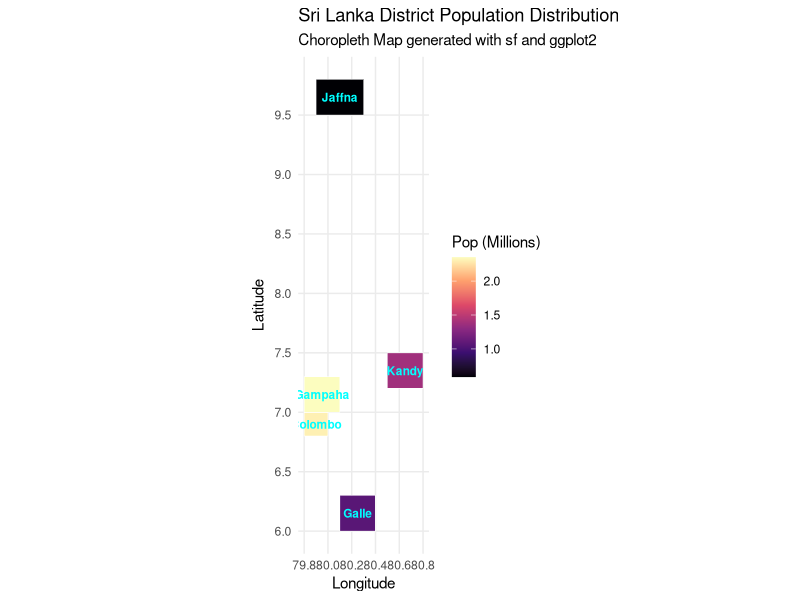

Write R code to recreate this figure.
# ============================================
#  Sri Lanka District Map  —  Day 19 of R 30-day plan
#  Author: Umesh Tharuka Malaviarachchi
#  Learning Goal: sf, ggplot2, choropleth map visualization
# ============================================

# install.packages("sf")
# install.packages("ggplot2")

library(ggplot2)

cat("=========================================\n")
cat("          SRI LANKA DISTRICT MAP (SF)    \n")
cat("=========================================\n\n")

# 1. Fallback sf polygon generation for Sri Lanka Districts placeholder
# Creates synthetic district boundaries using sf polygons if shapefile is missing
create_district_polygon <- function(name, xmin, xmax, ymin, ymax, pop) {
  coords <- matrix(c(
    xmin, ymin,
    xmax, ymin,
    xmax, ymax,
    xmin, ymax,
    xmin, ymin
  ), ncol = 2, byrow = TRUE)
  
  poly <- sf::st_polygon(list(coords))
  return(list(Name = name, Geometry = poly, Population = pop))
}

if (requireNamespace("sf", quietly = TRUE)) {
  cat("Generating sf spatial polygon objects for Sri Lanka Districts...\n")
  
  p1 <- create_district_polygon("Colombo", 79.8, 80.0, 6.8, 7.0, 2300000)
  p2 <- create_district_polygon("Gampaha", 79.8, 80.1, 7.0, 7.3, 2350000)
  p3 <- create_district_polygon("Kandy", 80.5, 80.8, 7.2, 7.5, 1375000)
  p4 <- create_district_polygon("Galle", 80.1, 80.4, 6.0, 6.3, 1063000)
  p5 <- create_district_polygon("Jaffna", 79.9, 80.3, 9.5, 9.8, 588000)
  
  district_names <- c(p1$Name, p2$Name, p3$Name, p4$Name, p5$Name)
  district_pops <- c(p1$Population, p2$Population, p3$Population, p4$Population, p5$Population)
  geoms <- sf::st_sfc(p1$Geometry, p2$Geometry, p3$Geometry, p4$Geometry, p5$Geometry)
  
  district_sf <- sf::st_sf(
    District = district_names,
    Population = district_pops,
    geometry = geoms
  )
  
  # 2. Render Choropleth Map with ggplot2
  cat("Rendering District Population Choropleth Map (plot.png)...\n")
  p_map <- ggplot(data = district_sf) +
    geom_sf(aes(fill = Population / 1e6), color = "white", size = 0.5) +
    scale_fill_viridis_c(option = "magma", name = "Pop (Millions)") +
    geom_sf_text(aes(label = District), color = "cyan", fontface = "bold", size = 3) +
    labs(
      title = "Sri Lanka District Population Distribution",
      subtitle = "Choropleth Map generated with sf and ggplot2",
      x = "Longitude",
      y = "Latitude"
    ) +
    theme_minimal()
  
  ggsave("plot.png", plot = p_map, width = 7, height = 6, dpi = 150)
  cat("✓ Map successfully rendered and saved to plot.png!\n")
} else {
  cat("[Fallback] sf package unavailable. Saving base plot fallback to plot.png...\n")
  png("plot.png", width = 600, height = 500)
  plot(1:10, 1:10, main = "Sri Lanka District Map Placeholder (sf required)")
  dev.off()
  cat("✓ Created fallback plot.png file.\n")
}
